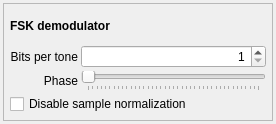
<?xml version="1.0" encoding="UTF-8"?>
<ui version="4.0">
 <class>ToneControl</class>
 <widget class="QWidget" name="ToneControl">
  <property name="geometry">
   <rect>
    <x>0</x>
    <y>0</y>
    <width>276</width>
    <height>124</height>
   </rect>
  </property>
  <property name="sizePolicy">
   <sizepolicy hsizetype="Preferred" vsizetype="Preferred">
    <horstretch>0</horstretch>
    <verstretch>0</verstretch>
   </sizepolicy>
  </property>
  <property name="windowTitle">
   <string>Form</string>
  </property>
  <layout class="QGridLayout" name="gridLayout">
   <property name="leftMargin">
    <number>3</number>
   </property>
   <property name="topMargin">
    <number>3</number>
   </property>
   <property name="rightMargin">
    <number>3</number>
   </property>
   <property name="bottomMargin">
    <number>3</number>
   </property>
   <property name="spacing">
    <number>0</number>
   </property>
   <item row="0" column="0">
    <widget class="QFrame" name="frame">
     <property name="sizePolicy">
      <sizepolicy hsizetype="Preferred" vsizetype="Preferred">
       <horstretch>0</horstretch>
       <verstretch>0</verstretch>
      </sizepolicy>
     </property>
     <property name="frameShape">
      <enum>QFrame::StyledPanel</enum>
     </property>
     <property name="frameShadow">
      <enum>QFrame::Raised</enum>
     </property>
     <layout class="QGridLayout" name="gridLayout_2">
      <property name="leftMargin">
       <number>6</number>
      </property>
      <property name="topMargin">
       <number>6</number>
      </property>
      <property name="rightMargin">
       <number>6</number>
      </property>
      <property name="bottomMargin">
       <number>6</number>
      </property>
      <property name="spacing">
       <number>3</number>
      </property>
      <item row="2" column="2">
       <widget class="QSpinBox" name="toneSpin">
        <property name="alignment">
         <set>Qt::AlignRight|Qt::AlignTrailing|Qt::AlignVCenter</set>
        </property>
        <property name="minimum">
         <number>1</number>
        </property>
        <property name="maximum">
         <number>8</number>
        </property>
       </widget>
      </item>
      <item row="3" column="1">
       <widget class="QLabel" name="label_3">
        <property name="text">
         <string>Phase</string>
        </property>
        <property name="alignment">
         <set>Qt::AlignRight|Qt::AlignTrailing|Qt::AlignVCenter</set>
        </property>
       </widget>
      </item>
      <item row="0" column="1" colspan="2">
       <widget class="QLabel" name="label">
        <property name="text">
         <string>&lt;html&gt;&lt;head/&gt;&lt;body&gt;&lt;p&gt;&lt;span style=&quot; font-weight:600;&quot;&gt;FSK demodulator&lt;/span&gt;&lt;/p&gt;&lt;/body&gt;&lt;/html&gt;</string>
        </property>
       </widget>
      </item>
      <item row="2" column="1">
       <widget class="QLabel" name="label_2">
        <property name="text">
         <string>Bits per tone</string>
        </property>
        <property name="alignment">
         <set>Qt::AlignRight|Qt::AlignTrailing|Qt::AlignVCenter</set>
        </property>
       </widget>
      </item>
      <item row="3" column="2">
       <widget class="QSlider" name="phaseSlider">
        <property name="maximum">
         <number>1000</number>
        </property>
        <property name="orientation">
         <enum>Qt::Horizontal</enum>
        </property>
        <property name="tickPosition">
         <enum>QSlider::TicksBelow</enum>
        </property>
        <property name="tickInterval">
         <number>25</number>
        </property>
       </widget>
      </item>
      <item row="4" column="1" colspan="2">
       <widget class="QCheckBox" name="quadDemodCheck">
        <property name="text">
         <string>Disable sample normalization</string>
        </property>
       </widget>
      </item>
     </layout>
    </widget>
   </item>
  </layout>
 </widget>
 <resources/>
 <connections/>
</ui>
